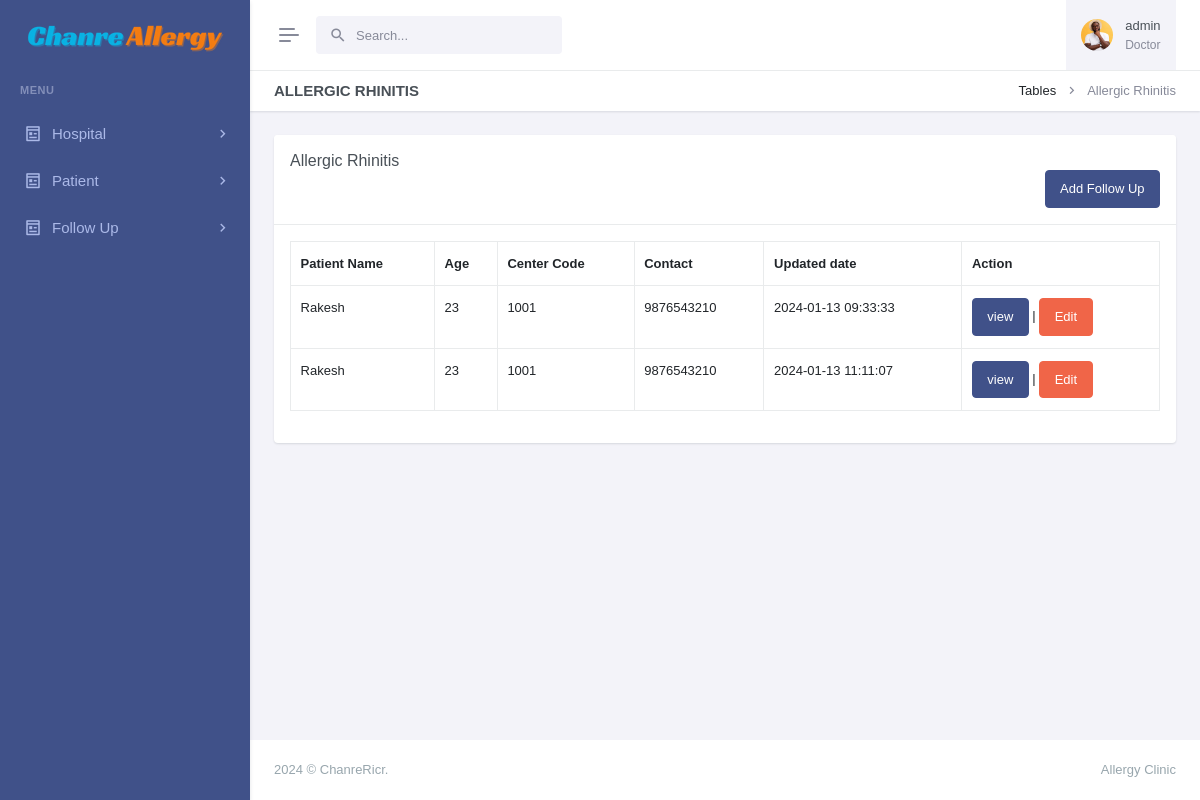
/view-ar-followup.php?pid=13234 (signed in), run on an earlier commit of the app's database.
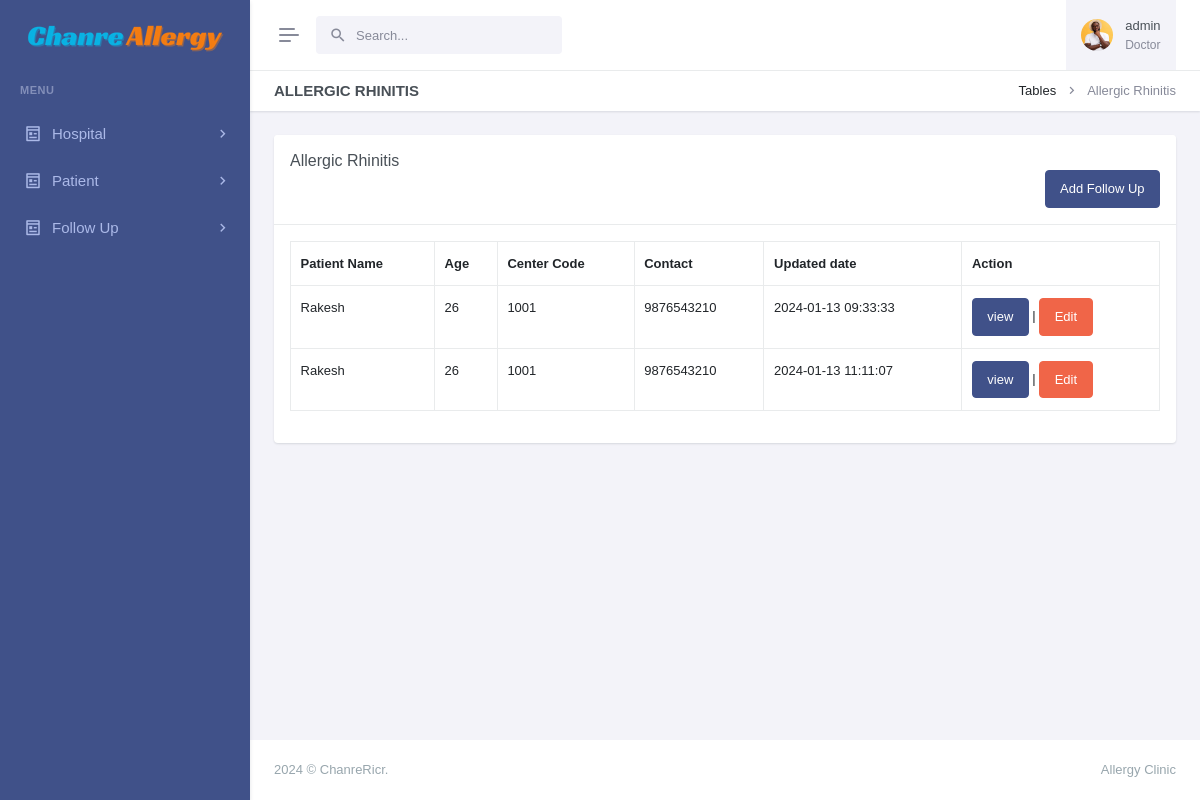
And on a later commit of the database.
### tables this page shows
CREATE TABLE `patients` (
  `id` int(11) NOT NULL,
  `patient_name` varchar(255) NOT NULL,
  `patient_id` varchar(50) DEFAULT NULL,
  `age` int(11) DEFAULT NULL,
  `sex` varchar(25) DEFAULT NULL,
  `physician` varchar(255) DEFAULT NULL,
  `address` varchar(255) DEFAULT NULL,
  `mobile` varchar(15) DEFAULT NULL,
  `email` varchar(255) DEFAULT NULL,
  `updatedBy` varchar(255) DEFAULT NULL,
  `centerName` varchar(255) DEFAULT NULL,
  `centerCode` varchar(10) DEFAULT NULL,
  `createdAt` timestamp NOT NULL DEFAULT current_timestamp()
);

CREATE TABLE `tbl_allergic_rhinitis` (
  `id` int(11) NOT NULL,
  `sneezing` int(11) DEFAULT NULL,
  `rnose` int(11) DEFAULT NULL,
  `congestion` int(11) DEFAULT NULL,
  `itchynose` int(11) DEFAULT NULL,
  `pns` int(11) DEFAULT NULL,
  `tns` int(11) DEFAULT NULL,
  `eyesymptoms` int(11) DEFAULT NULL,
  `throatsymptoms` int(11) DEFAULT NULL,
  `chronic` int(11) DEFAULT NULL,
  `earsymptoms` int(11) DEFAULT NULL,
  `headache` int(11) DEFAULT NULL,
  `mental` int(11) DEFAULT NULL,
  `tnns` int(11) DEFAULT NULL,
  `quality` text DEFAULT NULL,
  `nnsymptoms` text DEFAULT NULL,
  `medicationns` text DEFAULT NULL,
  `antihistamine` text DEFAULT NULL,
  `othermedication` text DEFAULT NULL,
  `weight` int(11) DEFAULT NULL,
  `pulse` int(11) DEFAULT NULL,
  `bp` int(11) DEFAULT NULL,
  `rr` int(11) DEFAULT NULL,
  `temp` int(11) DEFAULT NULL,
  `spo` int(11) DEFAULT NULL,
  `ent` text DEFAULT NULL,
  `cns` text DEFAULT NULL,
  `cvs` text DEFAULT NULL,
  `rs` text DEFAULT NULL,
  `pa` text DEFAULT NULL,
  `drugadverse` text DEFAULT NULL,
  `drugcomp` text DEFAULT NULL,
  `advise` text DEFAULT NULL,
  `centerCode` varchar(55) NOT NULL,
  `centerName` varchar(255) NOT NULL,
  `patient_id` varchar(55) NOT NULL,
  `updatedBy` text NOT NULL,
  `createdAt` timestamp NOT NULL DEFAULT current_timestamp()
);

### view-ar-followup.php (the view, shortened to what the changed rows need)
<?php
include('layout/config.php');
if (strlen($_SESSION['login']) == 0) {
    header('location:index.php');
} else {
    ?>
<!doctype html>
<html lang="en" data-layout="vertical" data-topbar="light" data-sidebar="dark" data-sidebar-size="lg"
    data-sidebar-image="none" data-preloader="disable">
<head>
    <link rel="stylesheet" href="https://cdn.datatables.net/1.11.5/css/dataTables.bootstrap5.min.css" />
    <link rel="stylesheet" href="https://cdn.datatables.net/responsive/2.2.9/css/responsive.bootstrap.min.css" />
    <link rel="stylesheet" href="https://cdn.datatables.net/buttons/2.2.2/css/buttons.dataTables.min.css">
    <link href="assets/css/bootstrap.min.css" rel="stylesheet" type="text/css" />
    <link href="assets/css/icons.min.css" rel="stylesheet" type="text/css" />
    <link href="assets/css/app.min.css" rel="stylesheet" type="text/css" />
    <link href="assets/css/custom.min.css" rel="stylesheet" type="text/css" />
</head>
<body>
    <div id="layout-wrapper">
        <div class="main-content">
            <div class="page-content">
                <div class="container-fluid">
                    <div class="row">
                        <div class="col-lg-12">
                            <div class="card">
                                <div class="card-body">
                                    <div class="table-responsive">
                                        <table id="buttons-datatables" class="display table table-bordered"
                                            style="width:100%">
                                            <thead>
                                                <tr>
                                                    <th>Patient Name</th>
                                                    <th>Age</th>
                                                    <th>Center Code</th>
                                                    <th>Contact</th>
                                                    <th>Updated date</th>
                                                    <th>Action</th>
                                                </tr>
                                            </thead>
                                            <tbody>
                                                <?php
                                                    $sid = intval($_GET['pid']);
                                                    $users = $_SESSION['adminName'];
                                                    $myquery = mysqli_query($conn, "SELECT *
                                                    FROM patients INNER JOIN tbl_allergic_rhinitis ON patients.patient_id = tbl_allergic_rhinitis.patient_id Where tbl_allergic_rhinitis.updatedBy = '$users' AND tbl_allergic_rhinitis.patient_id = '$sid'");
                                                    while ($row = mysqli_fetch_array($myquery)) {
                                                        ?>
                                                <tr>
                                                    <td>
                                                        <?php echo htmlentities($row['patient_name']) ?>
                                                    </td>
                                                    <td>
                                                        <?php echo htmlentities($row['age']) ?>
                                                    </td>
                                                    <td>
                                                        <?php echo htmlentities($row['centerCode']) ?>
                                                    </td>
                                                    <td>
                                                        <?php echo htmlentities($row['mobile']) ?>
                                                    </td>
                                                    <td>
                                                        <?php echo htmlentities($row['createdAt']) ?>
                                                    </td>
                                                    <td>
                                                        <a href="view-allergic-followup.php?pid=<?php echo htmlentities($row['id']); ?>"
                                                            class="btn btn-primary">view</a>
                                                        |
                                                        <a class="btn btn-danger"
                                                            href="edit-allergic-followup.php?pid=<?php echo htmlentities($row['id']) ?>">
                                                            Edit</a>
                                                    </td>
                                                </tr>
                                                <?php } ?>
                                        </table>
                                    </div>
                                </div>
                            </div>
                        </div>
                    </div>
                </div>
            </div>
        </div>
    </div>
</body>
</html>
<?php } ?>

What changed in the data, as far as the page shows it:
changed patients "Rakesh": age "23" → "26"
